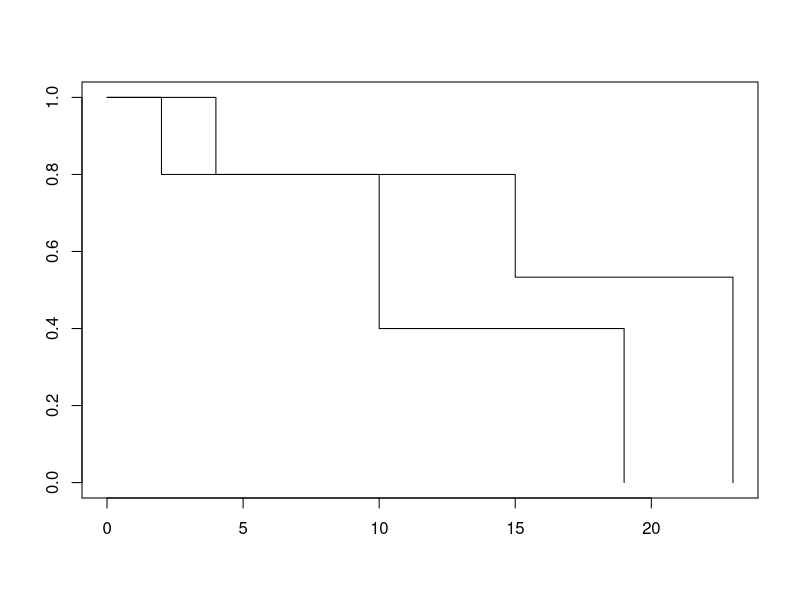

Generate this figure with R: (Note: this script raises an error after producing the figure.)
## ---- chunk 1
knitr::opts_chunk$set(echo = TRUE)
library(tidyverse)
library(survival)
library(KMsurv)
library(survminer)
## ---- chunk 2
# creating data frame...
surv_data = 
  tibble (
    time = c(4, 12, 15, 21, 23, 2, 6, 8, 10, 19),
    delta = c(1, 0, 1, 0, 1, 1, 0, 0, 1, 1), #0:censored, 1:event
    group = c(1, 1, 1, 1, 1, 2, 2, 2, 2, 2)
  )

#log rank test
survdiff(Surv(time,delta)~group, data=surv_data)

#plotting
plot(survfit(Surv(time,delta)~group, data = surv_data)) 
ggsurvplot( survfit(Surv(time, delta) ~ group, data = surv_data), conf.int=TRUE)
## ---- chunk 3
data("kidtran")
kidtran_data = kidtran %>% 
  mutate(
    gender = as.factor(gender),
    race = as.factor(race)
  )

# levels(kidtran_data$gender)  #1:Male, 2:Female
# levels(kidtran_data$race)    #1:white, 2: black

# Surv(kidtran_data$time, kidtran_data$delta,type='right')

#survfit(Surv(time, delta) ~ gender + race, data = kidtran_data)

ggsurvplot(survfit(Surv(time, delta) ~ gender + race, data = kidtran_data), conf.int=FALSE)

# male model
male_surv = survdiff(Surv(time, delta)~ gender + race, data = kidtran_data, subset = (gender == 1))
male_surv
#female model
female_surv = survdiff(Surv(time, delta)~ gender + race, data = kidtran_data, subset = (gender == 2))
female_surv

#male plot
ggsurvplot(survfit(Surv(time, delta) ~ race+gender, data = kidtran_data, subset = (gender == 1) ), conf.int=FALSE)
#female plot
ggsurvplot(survfit(Surv(time, delta) ~ race+gender, data = kidtran_data, subset = (gender == 2) ), conf.int=FALSE)
## ---- chunk 4
data("larynx")
larynx_data = larynx %>% 
  mutate(
    z1 = if_else(stage == 2, 1, 0),
    z2 = if_else(stage == 3, 1, 0),
    z3 = if_else(stage == 4, 1, 0),
    z4 = age,
    z1 = as.factor(z1),
    z2 = as.factor(z2),
    z3 = as.factor(z3),
  ) %>% 
  select(time, diagyr, delta, z1:z4)

ph_fir = coxph(Surv(time,delta)~z1+z2+z3+z4+z1*z4,data=larynx_data,ties='breslow')
ph_fir
